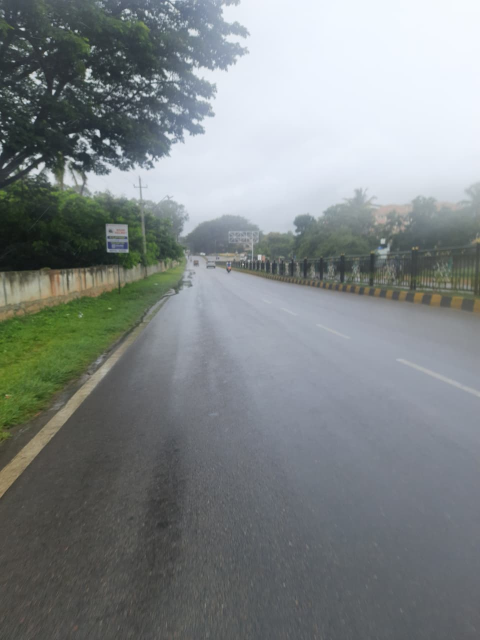
#> input picture V1/testing/1.jpeg, 960 x 1280 px (shown at 1/2 size)
$ python -i compute_image_haze_features.py   (imports and definitions only)   (older library calls are emulated)
#> lines starting #> are read from the running program, lines starting #| are printed output that depends on the picture
#!/usr/bin/env python3
import os
import argparse

import numpy as np
import pandas as pd
from PIL import Image
import cv2


# [18 lines left out: function build_argparser, not called in this run]


def compute_features(img_path):
#> called with img_path = '../../V1/testing/1.jpeg'
    try:
        img = Image.open(img_path).convert("RGB")
#> img is the input picture: PIL image 960x1280 RGB; mean R, G, B 127.6, 133.7, 134.5
    except Exception:
        return np.nan, np.nan, np.nan

    img = img.resize((128, 128))
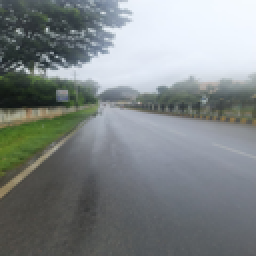
#> img: PIL image 128x128 RGB (shown 2 times larger); mean R, G, B 127.6, 133.7, 134.5
    arr = np.array(img).astype(np.float32) / 255.0

    # Brightness: mean over all pixels
    brightness = float(arr.mean())
#> brightness = 0.517

    # Convert to gray and compute Laplacian variance as blur measure
    gray = cv2.cvtColor((arr * 255).astype(np.uint8), cv2.COLOR_RGB2GRAY)
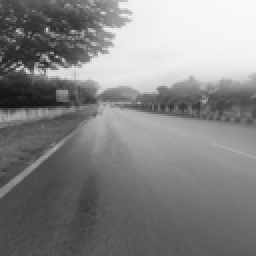
#> gray: shape (128, 128) (shown 2 times larger); min 19, max 249, mean 132
    lap = cv2.Laplacian(gray, cv2.CV_64F)
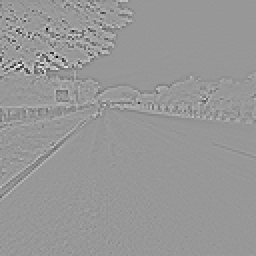
#> lap: shape (128, 128) float64 (shown 2 times larger); min -355, max 242, mean 0; drawn with min black and max white
    lap_var = float(lap.var())
#> lap_var = 611.2

    # Contrast: std dev of gray
    contrast = float(gray.std())
#> contrast = 60.32

    return brightness, lap_var, contrast


# [47 lines left out: function main, not called in this run]


# [2 lines not run here, left out]

>>> result = compute_features('../../V1/testing/1.jpeg')
#> result = (0.517, 611.2, 60.32)

$ run again, on V1/testing/2.jpg
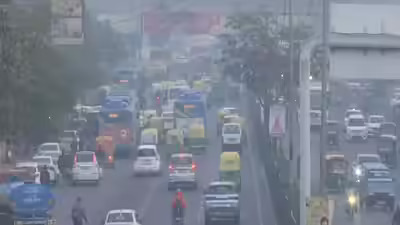
#> input picture V1/testing/2.jpg, 400 x 225 px
#> in compute_features, img is the input picture: PIL image 400x225 RGB; mean R, G, B 124.1, 131.1, 145
#> in compute_features, `img = img.resize((128, 128))`:
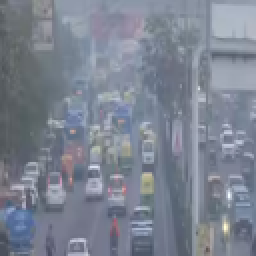
#> img: PIL image 128x128 RGB (shown 2 times larger); mean R, G, B 124.1, 131.2, 145
#> brightness = 0.523
#> in compute_features, `lap = cv2.Laplacian(gray, cv2.CV_64F)`:
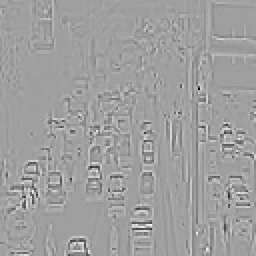
#> lap: shape (128, 128) float64 (shown 2 times larger); min -211, max 126, mean 0; drawn with min black and max white
#> lap_var = 410
#> contrast = 22.18
#> result = (0.523, 410, 22.18)

$ run again, on V1/testing/3.jpg
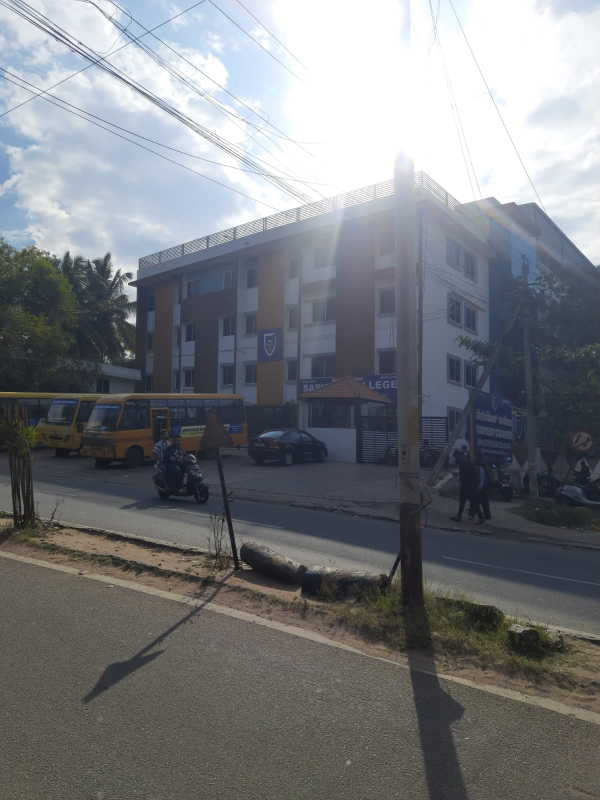
#> input picture V1/testing/3.jpg, 1200 x 1600 px (shown at 1/2 size)
#> in compute_features, img is the input picture: PIL image 1200x1600 RGB; mean R, G, B 120.6, 123.3, 127
#> in compute_features, `img = img.resize((128, 128))`:
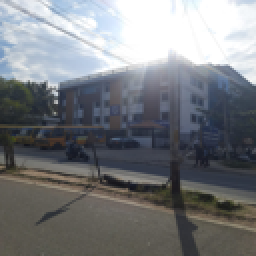
#> img: PIL image 128x128 RGB (shown 2 times larger); mean R, G, B 120.6, 123.3, 127
#> brightness = 0.485
#> in compute_features, `lap = cv2.Laplacian(gray, cv2.CV_64F)`:
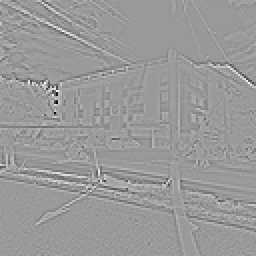
#> lap: shape (128, 128) float64 (shown 2 times larger); min -272, max 179, mean 0; drawn with min black and max white
#> lap_var = 524.3
#> contrast = 72.93
#> result = (0.485, 524.3, 72.93)

$ run again, on V1/testing/4.jpg
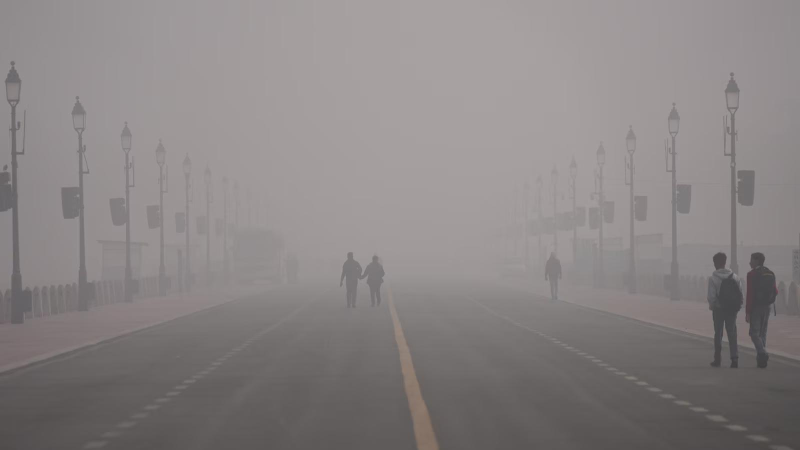
#> input picture V1/testing/4.jpg, 1600 x 900 px (shown at 1/2 size)
#> in compute_features, img is the input picture: PIL image 1600x900 RGB; mean R, G, B 137.4, 132.2, 132.1
#> in compute_features, `img = img.resize((128, 128))`:
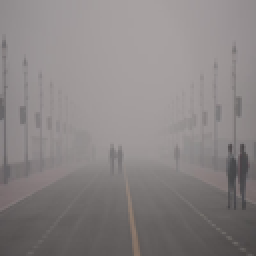
#> img: PIL image 128x128 RGB (shown 2 times larger); mean R, G, B 137.4, 132.2, 132.1
#> brightness = 0.525
#> in compute_features, `lap = cv2.Laplacian(gray, cv2.CV_64F)`:
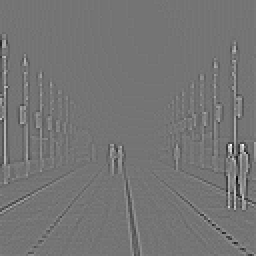
#> lap: shape (128, 128) float64 (shown 2 times larger); min -82, max 97, mean 0; drawn with min black and max white
#> lap_var = 59.53
#> contrast = 25.67
#> result = (0.525, 59.53, 25.67)
